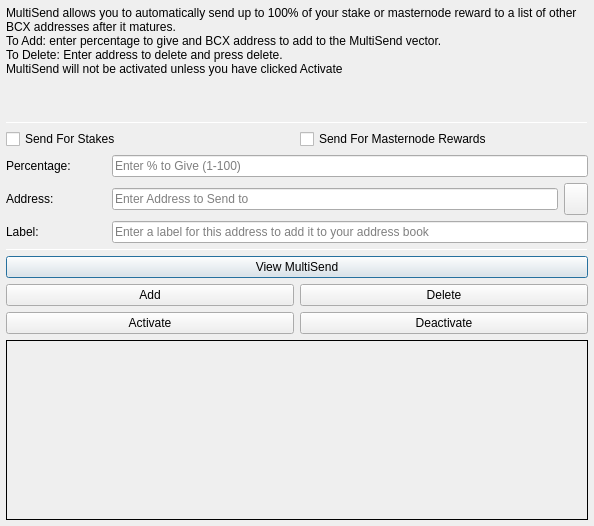
<?xml version="1.0" encoding="UTF-8"?>
<ui version="4.0">
 <class>MultiSendDialog</class>
 <widget class="QDialog" name="MultiSendDialog">
  <property name="windowModality">
   <enum>Qt::NonModal</enum>
  </property>
  <property name="geometry">
   <rect>
    <x>0</x>
    <y>0</y>
    <width>594</width>
    <height>526</height>
   </rect>
  </property>
  <property name="windowTitle">
   <string>MultiSend</string>
  </property>
  <layout class="QVBoxLayout" name="verticalLayout" stretch="0">
   <property name="leftMargin">
    <number>6</number>
   </property>
   <property name="topMargin">
    <number>6</number>
   </property>
   <property name="rightMargin">
    <number>6</number>
   </property>
   <property name="bottomMargin">
    <number>6</number>
   </property>
   <item>
    <layout class="QVBoxLayout" name="verticalLayout_Main" stretch="1,1,1,0,1,1,1">
     <item>
      <widget class="QLabel" name="label_2">
       <property name="lineWidth">
        <number>1</number>
       </property>
       <property name="text">
        <string>MultiSend allows you to automatically send up to 100% of your stake or masternode reward to a list of other BCX addresses after it matures.
To Add: enter percentage to give and BCX address to add to the MultiSend vector.
To Delete: Enter address to delete and press delete.
MultiSend will not be activated unless you have clicked Activate</string>
       </property>
       <property name="alignment">
        <set>Qt::AlignLeading|Qt::AlignLeft|Qt::AlignTop</set>
       </property>
       <property name="wordWrap">
        <bool>true</bool>
       </property>
      </widget>
     </item>
     <item>
      <widget class="Line" name="line">
       <property name="minimumSize">
        <size>
         <width>0</width>
         <height>1</height>
        </size>
       </property>
       <property name="maximumSize">
        <size>
         <width>16777215</width>
         <height>1</height>
        </size>
       </property>
       <property name="orientation">
        <enum>Qt::Horizontal</enum>
       </property>
      </widget>
     </item>
     <item>
      <layout class="QVBoxLayout" name="verticalLayout_Settings">
       <item>
        <layout class="QHBoxLayout" name="horizontalLayout">
         <item>
          <widget class="QCheckBox" name="multiSendStakeCheckBox">
           <property name="text">
            <string>Send For Stakes</string>
           </property>
          </widget>
         </item>
         <item>
          <widget class="QCheckBox" name="multiSendMasternodeCheckBox">
           <property name="text">
            <string>Send For Masternode Rewards</string>
           </property>
          </widget>
         </item>
        </layout>
       </item>
       <item>
        <layout class="QHBoxLayout" name="horizontalLayout_6">
         <item>
          <widget class="QLabel" name="label">
           <property name="minimumSize">
            <size>
             <width>100</width>
             <height>0</height>
            </size>
           </property>
           <property name="toolTip">
            <string>Percentage of stake to send</string>
           </property>
           <property name="text">
            <string>Percentage:</string>
           </property>
          </widget>
         </item>
         <item>
          <widget class="QLineEdit" name="multiSendPercentEdit">
           <property name="toolTip">
            <string>Enter whole numbers 1 - 100</string>
           </property>
           <property name="placeholderText">
            <string>Enter % to Give (1-100)</string>
           </property>
          </widget>
         </item>
        </layout>
       </item>
       <item>
        <layout class="QHBoxLayout" name="horizontalLayout_7">
         <item>
          <widget class="QLabel" name="label_5">
           <property name="minimumSize">
            <size>
             <width>100</width>
             <height>0</height>
            </size>
           </property>
           <property name="toolTip">
            <string>Address to send portion of stake to</string>
           </property>
           <property name="text">
            <string>Address:</string>
           </property>
          </widget>
         </item>
         <item>
          <widget class="QLineEdit" name="multiSendAddressEdit">
           <property name="toolTip">
            <string/>
           </property>
           <property name="placeholderText">
            <string>Enter Address to Send to</string>
           </property>
          </widget>
         </item>
         <item>
          <widget class="QToolButton" name="addressBookButton">
           <property name="maximumSize">
            <size>
             <width>16777215</width>
             <height>32</height>
            </size>
           </property>
           <property name="toolTip">
            <string>Choose an address from the address book</string>
           </property>
           <property name="text">
            <string/>
           </property>
           <property name="icon">
            <iconset resource="../bcx.qrc">
             <normaloff>:/icons/address-book</normaloff>:/icons/address-book</iconset>
           </property>
           <property name="shortcut">
            <string>Alt+A</string>
           </property>
          </widget>
         </item>
        </layout>
       </item>
      </layout>
     </item>
     <item>
      <layout class="QHBoxLayout" name="horizontalLayout_3">
       <item>
        <widget class="QLabel" name="label_3">
         <property name="minimumSize">
          <size>
           <width>100</width>
           <height>0</height>
          </size>
         </property>
         <property name="text">
          <string>Label:</string>
         </property>
        </widget>
       </item>
       <item>
        <widget class="QLineEdit" name="labelAddressLabelEdit">
         <property name="placeholderText">
          <string>Enter a label for this address to add it to your address book</string>
         </property>
        </widget>
       </item>
      </layout>
     </item>
     <item>
      <widget class="Line" name="line_2">
       <property name="minimumSize">
        <size>
         <width>0</width>
         <height>1</height>
        </size>
       </property>
       <property name="maximumSize">
        <size>
         <width>16777215</width>
         <height>1</height>
        </size>
       </property>
       <property name="orientation">
        <enum>Qt::Horizontal</enum>
       </property>
      </widget>
     </item>
     <item>
      <layout class="QVBoxLayout" name="verticalLayout_Buttons">
       <item>
        <layout class="QHBoxLayout" name="horizontalLayout_4">
         <item>
          <widget class="QPushButton" name="viewButton">
           <property name="toolTip">
            <string/>
           </property>
           <property name="statusTip">
            <string>View MultiSend Vector</string>
           </property>
           <property name="text">
            <string>View MultiSend</string>
           </property>
          </widget>
         </item>
        </layout>
       </item>
       <item>
        <layout class="QHBoxLayout" name="horizontalLayout_2">
         <item>
          <widget class="QPushButton" name="addButton">
           <property name="toolTip">
            <string/>
           </property>
           <property name="statusTip">
            <string>Add to MultiSend Vector</string>
           </property>
           <property name="text">
            <string>Add</string>
           </property>
          </widget>
         </item>
         <item>
          <widget class="QPushButton" name="deleteButton">
           <property name="toolTip">
            <string/>
           </property>
           <property name="statusTip">
            <string>Delete Address From MultiSend Vector</string>
           </property>
           <property name="text">
            <string>Delete</string>
           </property>
          </widget>
         </item>
        </layout>
       </item>
       <item>
        <layout class="QHBoxLayout" name="horizontalLayout_5">
         <item>
          <widget class="QPushButton" name="activateButton">
           <property name="statusTip">
            <string>Activate MultiSend</string>
           </property>
           <property name="text">
            <string>Activate</string>
           </property>
          </widget>
         </item>
         <item>
          <widget class="QPushButton" name="disableButton">
           <property name="statusTip">
            <string>Deactivate MultiSend</string>
           </property>
           <property name="text">
            <string>Deactivate</string>
           </property>
          </widget>
         </item>
        </layout>
       </item>
      </layout>
     </item>
     <item>
      <widget class="QLabel" name="message">
       <property name="minimumSize">
        <size>
         <width>0</width>
         <height>180</height>
        </size>
       </property>
       <property name="frameShape">
        <enum>QFrame::Panel</enum>
       </property>
       <property name="frameShadow">
        <enum>QFrame::Plain</enum>
       </property>
       <property name="lineWidth">
        <number>1</number>
       </property>
       <property name="midLineWidth">
        <number>1</number>
       </property>
       <property name="text">
        <string/>
       </property>
       <property name="alignment">
        <set>Qt::AlignLeading|Qt::AlignLeft|Qt::AlignTop</set>
       </property>
       <property name="wordWrap">
        <bool>true</bool>
       </property>
      </widget>
     </item>
    </layout>
   </item>
  </layout>
 </widget>
 <resources>
  <include location="../bcx.qrc"/>
 </resources>
 <connections/>
</ui>
